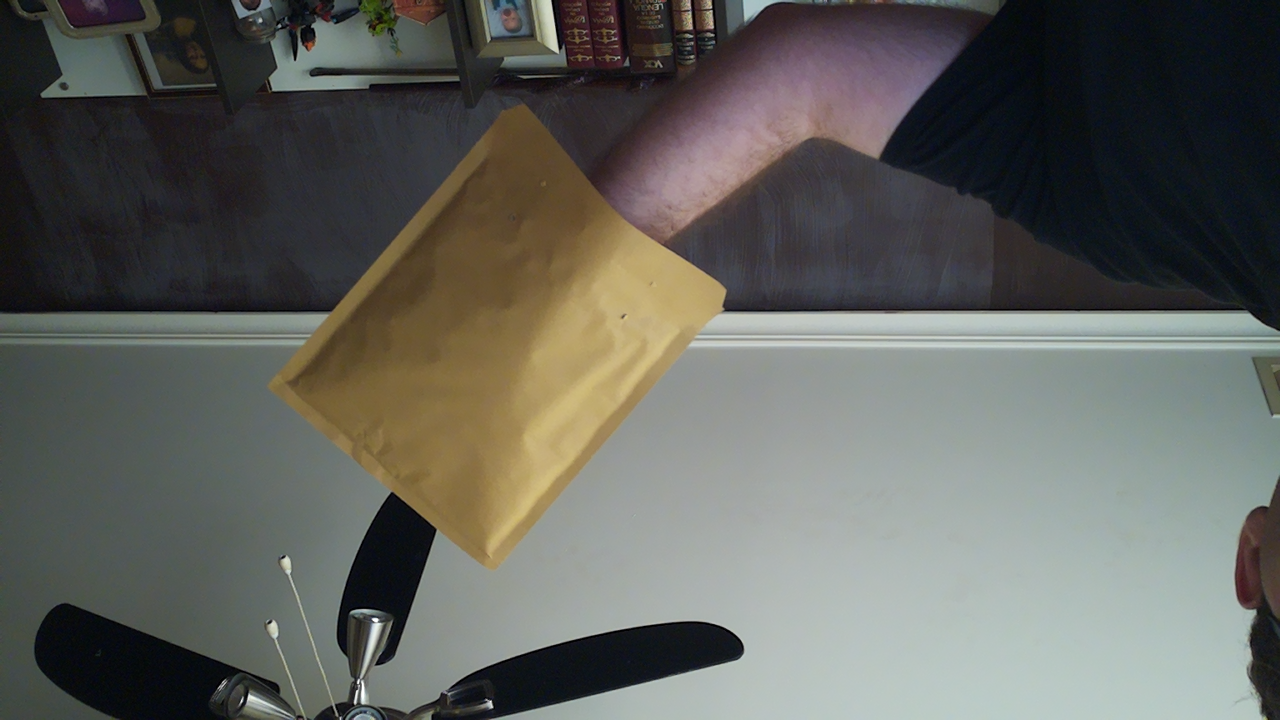
#> input picture pompon.png, 1280 x 720 px, given in place of test0.png, which was not available
$ python Shi_tomasi.py
#> lines starting #> are read from the running program, lines starting #| are printed output that depends on the picture; after the words box and inside, x2 and y2 are one past the last pixel; in counts of white or black regions, pixels touching at a corner belong together; pictures that were not available may be replaced by others from this repository, and a replacement may not be noted
### calibrate.py
import cv2
import numpy as np
from os import getcwd
from os.path import dirname, join
import copy
from utils import write_image

def load_images(filenames: list) -> list:
    """
    Loads images from a list of filenames.

    Args:
        filenames (list): A list of file paths to the images.

    Returns:
        list: A list of loaded images.
    """
    return [cv2.imread(filename) for filename in filenames]

def get_paths(path: str, n: int, format: str) -> list:
    """
    Generates a list of file paths with a specific format.

    Args:
        path (str): The directory path.
        n (int): The number of file paths to generate.
        format (str): The base name format for the files.

    Returns:
        list: A list of file paths.
    """
    return [join(path, f"{format}{i}.png").replace("\\", "/") for i in range(n)]

# [101 lines left out: functions get_corners, get_valid, get_refined_corners, get_chessboard_points, draw_chessboard_corners, calibrate_camera and 1 more, not called in this run]


# [22 lines that do not run on import are left out]

### Shi_tomasi.py
import numpy as np
import cv2
from os import getcwd
from os.path import dirname, join
import imageio
from typing import List
import glob
from calibrate import get_paths, load_images, write_image
from detect_shapes import detect_shape
def shi_tomasi_corner_detection(image: np.array, maxCorners: int, qualityLevel:float, minDistance: int, corner_color: tuple, radius: int):
    '''
    image - Input image
    maxCorners - Maximum number of corners to return.
                 If there are more corners than are found, the strongest of them is returned.
                 maxCorners <= 0 implies that no limit on the maximum is set and all detected corners are returned
    qualityLevel - Parameter characterizing the minimal accepted quality of image corners.
                   The parameter value is multiplied by the best corner quality measure, which is the minimal eigenvalue or the Harris function response.
                   The corners with the quality measure less than the product are rejected.
                   For example, if the best corner has the quality measure = 1500, and the qualityLevel=0.01 , then all the corners with the quality measure less than 15 are rejected
    minDistance - Minimum possible Euclidean distance between the returned corners
    corner_color - Desired color to highlight corners in the original image
    radius - Desired radius (pixels) of the circle
    '''
    # Input image to Tomasi corner detector should be grayscale
    gray = cv2.cvtColor(image, cv2.COLOR_BGR2GRAY)

    # Apply Shi-Tomasi corner detection
    corners = cv2.goodFeaturesToTrack(
        gray,
        maxCorners=maxCorners,
        qualityLevel=qualityLevel,
        minDistance=minDistance
    )
    if corners is None:
        return image, []
    # Ensure corner coordinates are integers
    corners = np.int0(corners)

    # Draw circles around each detected corner
    for corner in corners:
        x, y = corner.ravel()  # Flatten the coordinates
        cv2.circle(image, (x, y), radius, corner_color, -1)  # Draw filled circle

    return image, corners

if __name__ == "__main__":
    path = dirname(getcwd())
    path_ = join(path, r"JustDance_ComputerVision")
    paths = get_paths(path_, 4, "Patterns/test")
    images = load_images(paths)
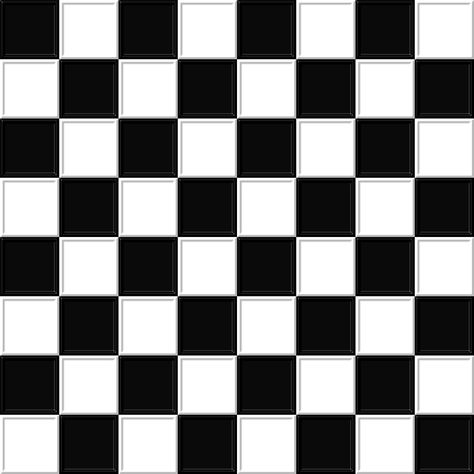
#> input picture tablero.jpg, 474 x 474 px, given in place of test1.png, which was not available
#> images = 4 items
    max_corners, quality, min_distance, corner_color, radius = 4, 0.1, 7, (255, 0, 255), 5
    shi_tomasi_resutls = [shi_tomasi_corner_detection(img, max_corners, quality, min_distance, corner_color, radius) for img in images]
#> in shi_tomasi_corner_detection, `gray = cv2.cvtColor(image, cv2.COLOR_BGR2GRAY)`:
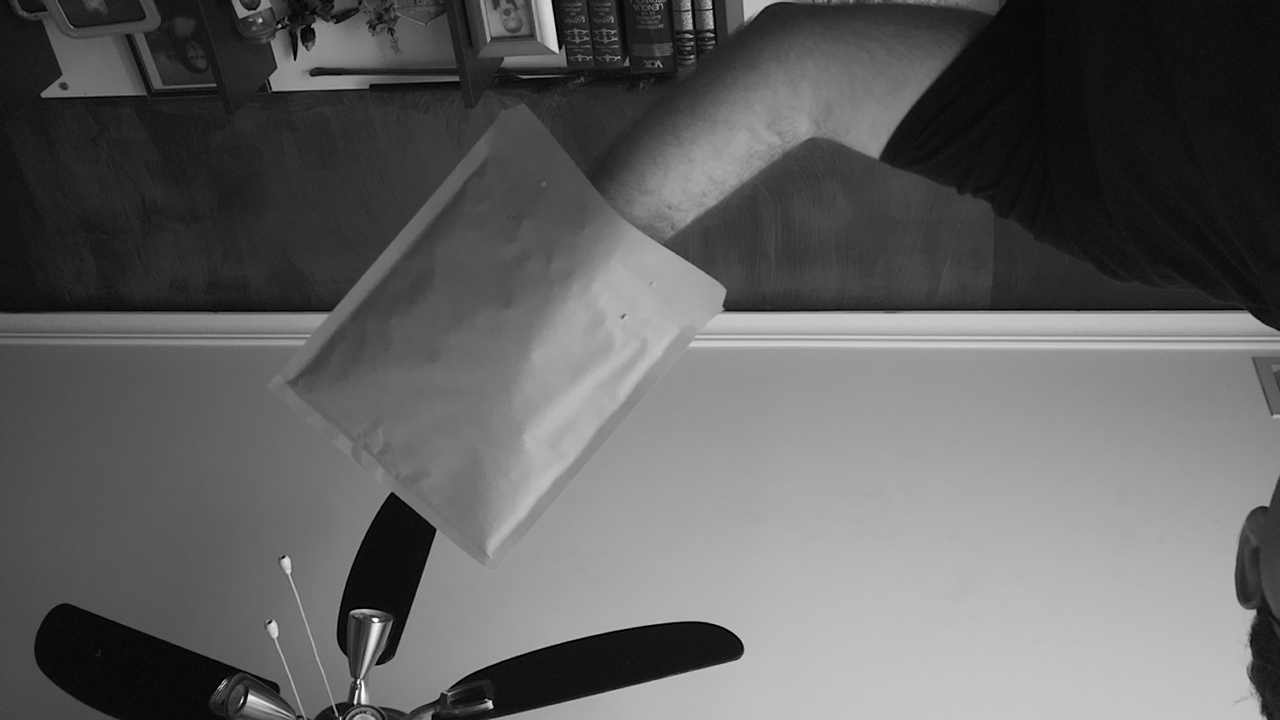
#> gray: shape (720, 1280); min 0, max 255, mean 97.7
#> in shi_tomasi_corner_detection, image is the input picture: shape (720, 1280, 3); mean B, G, R 93.4, 98.6, 97.6
#> in shi_tomasi_corner_detection, `corners = cv2.goodFeaturesToTrack( gray, maxCorners=maxCorners, qualit..`: corners = [[372, 619], [490, 701], [355, 703], [711, 9]]
#> the loop in shi_tomasi_corner_detection, `for corner in corners:` made 4 passes
#> after the loop in shi_tomasi_corner_detection, `for corner in corners:`: image: shape (720, 1280, 3); 0.04% of pixels changed, all inside (x1, y1, x2, y2) = (350, 4, 717, 709)
#> call 2 of shi_tomasi_corner_detection, with maxCorners = 4, qualityLevel = 0.1, minDistance = 7, corner_color = (255, 0, 255), radius = 5
#> in shi_tomasi_corner_detection, image is the input picture: shape (474, 474, 3); min 0, max 255, mean 128.3
#> in shi_tomasi_corner_detection (call 2), `corners = cv2.goodFeaturesToTrack( gray, maxCorners=maxCorners, qualit..`: corners = [[415, 237], [237, 415], [295, 295], [58, 295]]
#> the loop in shi_tomasi_corner_detection (call 2), `for corner in corners:` made 4 passes
#> after the loop in shi_tomasi_corner_detection (call 2), `for corner in corners:`:
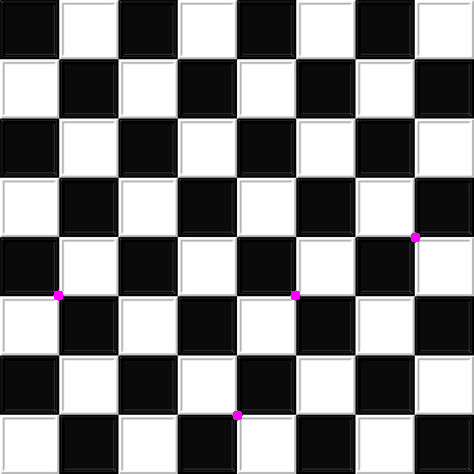
#> image: shape (474, 474, 3); 0.14% of pixels changed, all inside (x1, y1, x2, y2) = (53, 232, 421, 421)
#> (the run stopped early here; a loop or call above may not have finished)
